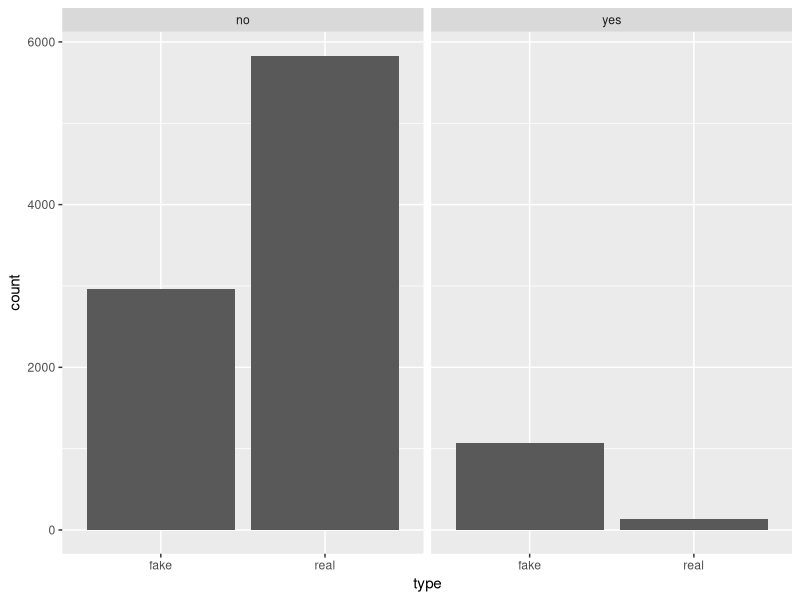
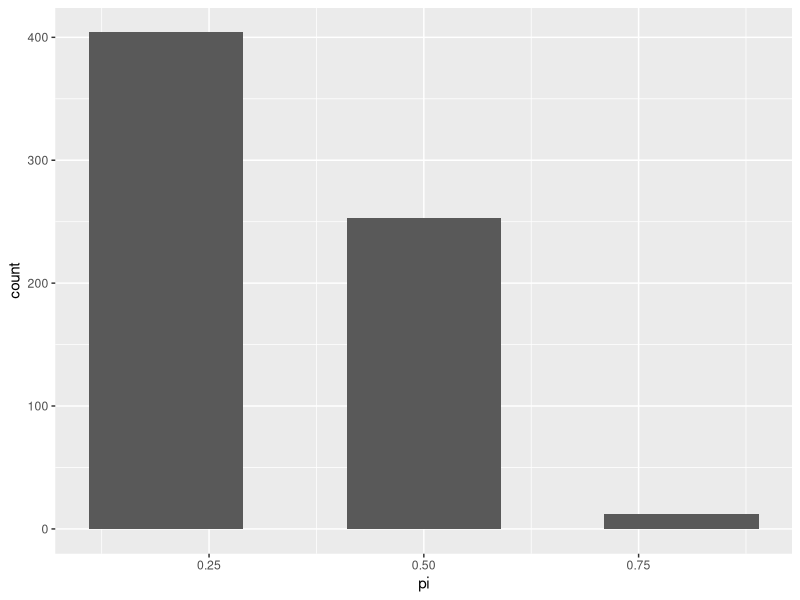

The R source for these figures, in order:
## ---- chunk 1
DiagrammeR::grViz("
  digraph {
  
  # node statement
  node [shape = oval]
  a [label = 'Prior: 40% of the article are fake'];
  b [label = 'Data: ! more common among fake news'];
  c [label = 'Posterior: Is the article fake or not?!'];

  # edge statement
  a -> c b -> c
  }")
## ---- chunk 2
B <- c(0.1067, 0.2933, 0.4)
Bc <- c(0.0133, 0.5867, 0.88)
Total <- c(0.12, 0.88, 1)
joint_p <- data.frame(B, Bc, Total, row.names = c("A", "Ac", "Total"))
knitr::kable(joint_p)
## ---- chunk 3
library(dplyr)
library(ggplot2)
set.seed(84735)
# Define possible articles
article <- data.frame(type = c("real", "fake"))

# Define the prior model
prior <- c(0.6, 0.4)
article_sim <- dplyr::sample_n(article, size = 10000, 
                        weight = prior, 
                        replace = TRUE)
# dats model
article_sim <- article_sim %>% 
  mutate(data_model = case_when(type == "fake" ~ 0.2667,
                                type == "real" ~ 0.0222))


# Simulate exclamation point usage 
data <- c("no", "yes")

set.seed(3)
# Rbase simplier ? 
article_sim <- article_sim %>%
  group_by(1:n()) %>% 
  mutate(usage = sample(data, size = 1, 
                        prob = c(1 - data_model, data_model)))

ggplot(article_sim, aes(x = type)) + 
  geom_bar() + 
  facet_wrap(~ usage)

## ---- chunk 4
pi <- c(0.2, 0.5, 0.8, "total")
# pmf : probability mass functions
pmf <- c(0.1, 0.25, 0.65, 1)
prior_pi <- data.frame(pi, pmf)
knitr::kable(t(prior_pi))
## ---- chunk 5
# Define possible win probabilities
chess <- data.frame(pi = c(0.2, 0.5, 0.8))

# Define the prior model
prior <- c(0.10, 0.25, 0.65)

# Simulate 10000 values of pi from the prior
set.seed(84735)
chess_sim <- sample_n(chess, size = 10000, weight = prior, replace = TRUE)

chess_sim <- chess_sim %>% 
  mutate(y = rbinom(10000, size = 6, prob = pi))

# Focus on simulations with y = 1
win_one <- chess_sim %>% 
  filter(y == 1)


# Plot the posterior approximation
ggplot(win_one, aes(x = pi)) + 
  geom_bar()
